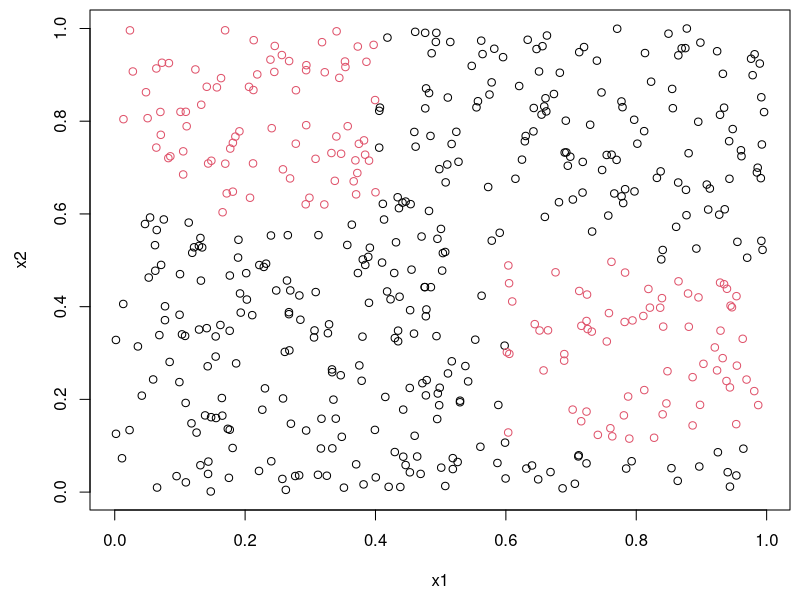
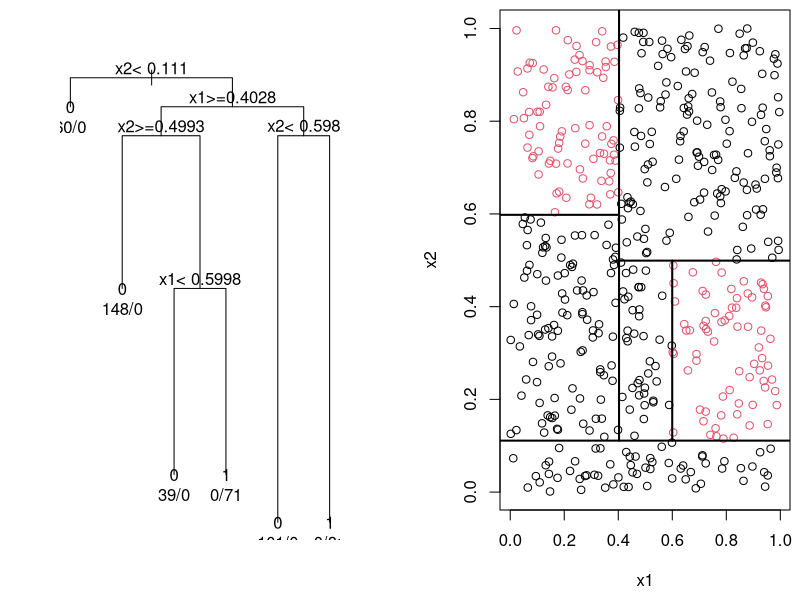
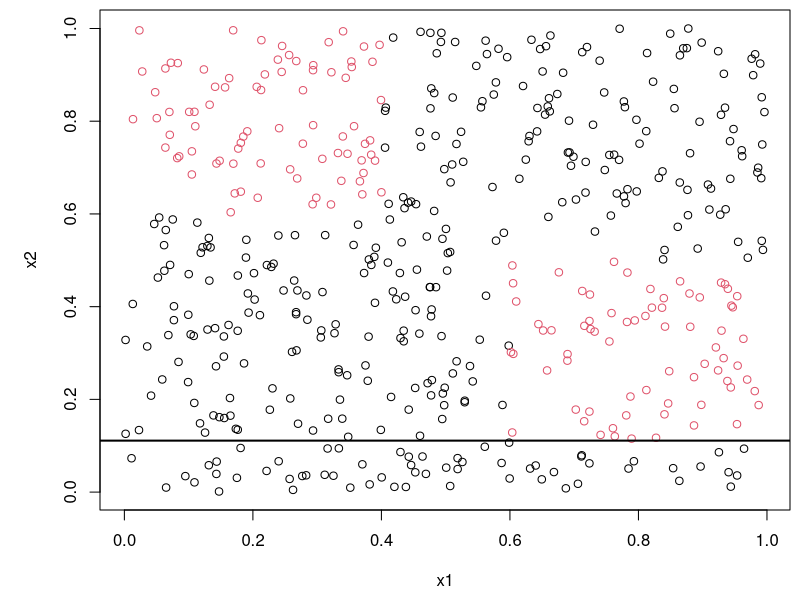
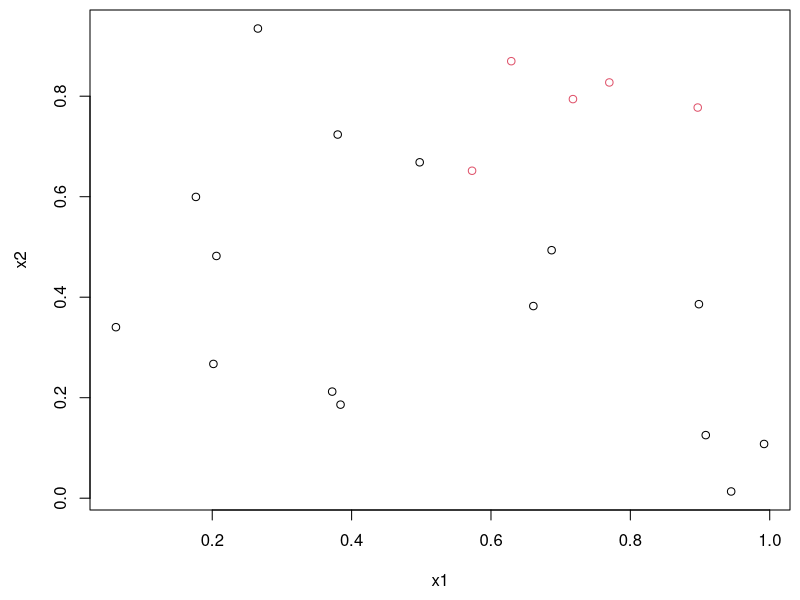
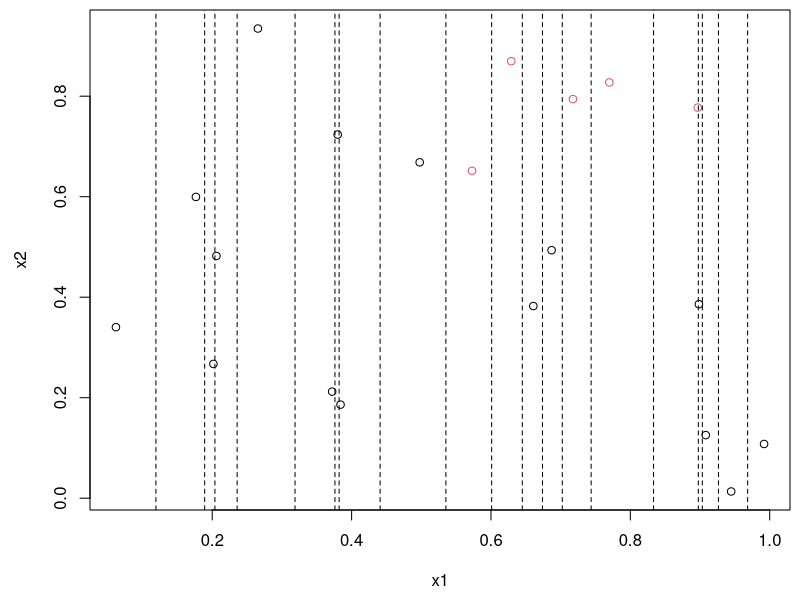

These figures' R source, in order:
n = 500
p = 2
set.seed(0)
x = matrix(runif(n*p),ncol=p)
y = rep(0,n)
for (i in 1:n) {
if (x[i,1]<=0.4 & x[i,2]>0.6) y[i]=1
if (x[i,1]>0.6 & x[i,2]>0.1 & x[i,2]<=0.5) y[i]=1
}

pdf(file="simpledata.pdf",height=5,width=5)
par(mar=c(4.5,4.5,0.5,0.5))
plot(x,col=y+1,xlab="x1",ylab="x2")
graphics.off()

library(rpart)
a = rpart(as.factor(y)~x)

pdf(file="simpletree.pdf",height=6,width=12)
par(mfrow=c(1,2))
par(mar=c(3,3,3,3))
plot(a)
text(a,use.n=TRUE)
par(mar=c(4.5,5,0.5,0.5))
plot(x,col=y+1,xlab="x1",ylab="x2")
abline(h=0.111,lwd=2)
segments(0.4028,0.111,0.4028,1.5,lwd=2)
segments(0.4028,0.4993,1.5,0.4993,lwd=2)
segments(-0.5,0.598,0.4028,0.598,lwd=2)
segments(0.5998,0.111,0.5998,0.4993,lwd=2)
graphics.off()

pdf(file="stop.pdf",height=5,width=5)
par(mar=c(4.5,5,0.5,0.5))
plot(x,col=y+1,xlab="x1",ylab="x2")
abline(h=0.111,lwd=2)
graphics.off()

set.seed(0)
n = 20
p = 2
xx = matrix(runif(n*p),ncol=p)
y = numeric(n)
for (i in 1:n) {
if (xx[i,1]>0.5 & xx[i,2]>0.5) y[i]=1
}

pdf(file="split1.pdf",height=5,width=5)
par(mar=c(4.5,4.5,0.5,0.5))
plot(xx,col=y+1,xlab="x1",ylab="x2")
graphics.off()

pdf(file="split2.pdf",height=5,width=5)
par(mar=c(4.5,4.5,0.5,0.5))
plot(xx,col=y+1,xlab="x1",ylab="x2")
sx = sort(xx[,1])
abline(v=sx+diff(sx)/2,lty=2)
graphics.off()


